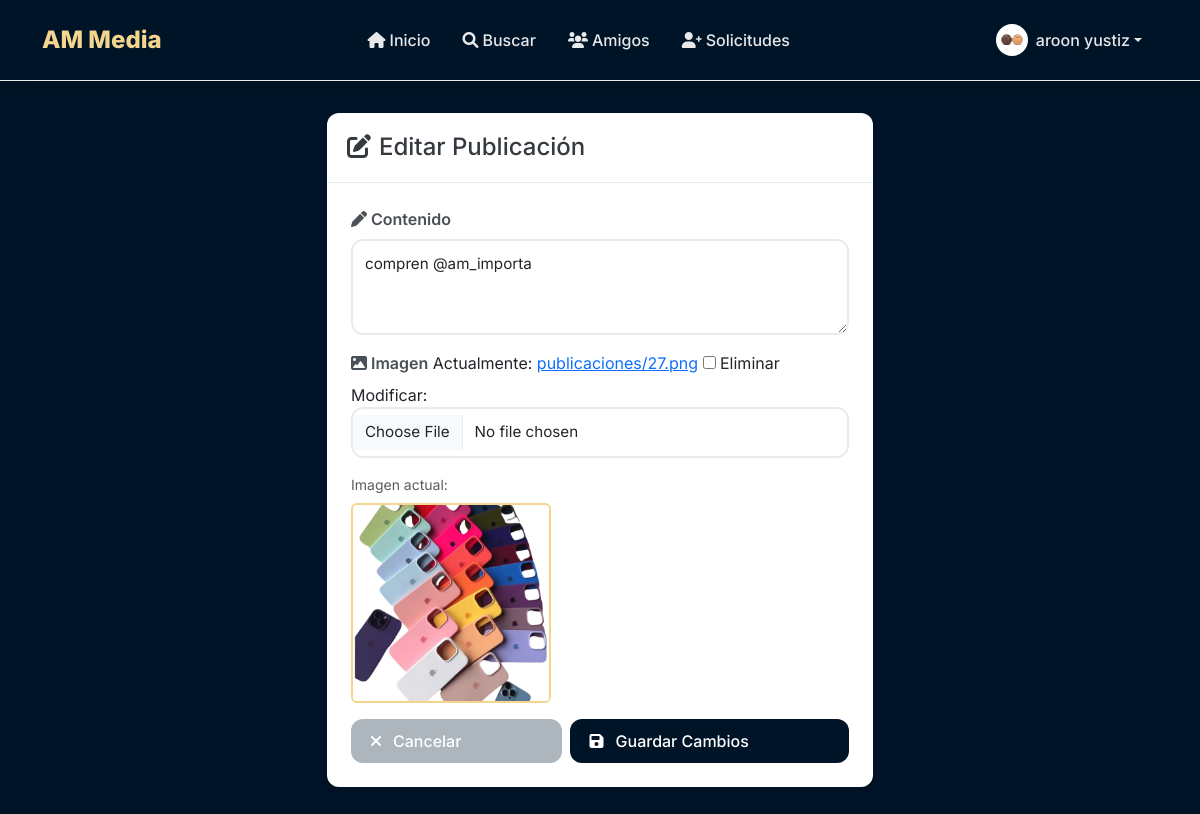
/publicacion/editar/3/ (signed in), run on the app's committed database.
### am/models.py (models this page shows, shortened)
class Perfil(models.Model):
    PRIVACIDAD_CHOICES = [
        ('publico', 'Público'),
        ('amigos', 'Solo amigos'),
        ('privado', 'Privado'),
    ]
    user = models.OneToOneField(User, on_delete=models.CASCADE)
    biografia = models.TextField(blank=True, null=True)
    enlace = models.URLField(blank=True, null=True)
    foto = models.ImageField(upload_to='fotos_perfil/', blank=True, null=True)
    privacidad = models.CharField(max_length=10, choices=PRIVACIDAD_CHOICES, default='publico')
    fecha_nacimiento = models.DateField(blank=True, null=True)
    ubicacion = models.CharField(max_length=100, blank=True, null=True)
    telefono = models.CharField(max_length=15, blank=True, null=True)

class Publicacion(models.Model):
    autor = models.ForeignKey(User, on_delete=models.CASCADE, related_name='publicaciones')
    contenido = models.TextField()
    imagen = models.ImageField(upload_to='publicaciones/', blank=True, null=True)
    fecha_creacion = models.DateTimeField(auto_now_add=True)
    fecha_actualizacion = models.DateTimeField(auto_now=True)
    publicacion_compartida = models.ForeignKey('self', on_delete=models.CASCADE, blank=True, null=True, related_name='compartidas')
    es_compartida = models.BooleanField(default=False)
    class Meta:
        ordering = ['-fecha_creacion']

### am/views.py (the view)
# urls.py: path('publicacion/editar/<int:publicacion_id>/', views.editar_publicacion, name='editar_publicacion'),
@login_required
def editar_publicacion(request, publicacion_id):
    publicacion = get_object_or_404(Publicacion, id=publicacion_id, autor=request.user)
    if request.method == 'POST':
        form = PublicacionForm(request.POST, request.FILES, instance=publicacion)
        if form.is_valid():
            form.save()
            messages.success(request, 'Publicación actualizada exitosamente.')
            return redirect('home')
    else:
        form = PublicacionForm(instance=publicacion)
    return render(request, 'editar_publicacion.html', {'form': form, 'publicacion': publicacion})

### am/forms.py
class PublicacionForm(forms.ModelForm):
    class Meta:
        model = Publicacion
        fields = ['contenido', 'imagen']
        widgets = {
            'contenido': forms.Textarea(attrs={'class': 'form-control', 'rows': 3, 'placeholder': '¿Qué estás pensando?'}),
            'imagen': forms.ClearableFileInput(attrs={'class': 'form-control'}),
        }

### am/templates/editar_publicacion.html (shortened to what this page needs)
<!DOCTYPE html>
<html lang="es">
<head>
    {% load static %}
    <link href="https://cdn.jsdelivr.net/npm/bootstrap@5.3.0/dist/css/bootstrap.min.css" rel="stylesheet">
    <link rel="stylesheet" href="{% static 'css/am-media.css' %}">
    <link rel="stylesheet" href="https://cdnjs.cloudflare.com/ajax/libs/font-awesome/6.0.0/css/all.min.css">
</head>
<body>
    <nav class="navbar navbar-expand-lg navbar-am">
        <div class="container">
            <a class="navbar-brand" href="{% url 'home' %}">AM Media</a>
            <div class="navbar-nav mx-auto">
                <a class="nav-link" href="{% url 'home' %}"><i class="fas fa-home me-1"></i>Inicio</a>
                <a class="nav-link" href="{% url 'buscar_usuarios' %}"><i class="fas fa-search me-1"></i>Buscar</a>
                <a class="nav-link" href="{% url 'mis_amigos' %}"><i class="fas fa-users me-1"></i>Amigos</a>
                <a class="nav-link" href="{% url 'solicitudes_amistad' %}"><i class="fas fa-user-plus me-1"></i>Solicitudes</a>
            </div>
            <div class="d-flex align-items-center">
                <div class="dropdown">
                    <a class="nav-link dropdown-toggle d-flex align-items-center" href="#" role="button" data-bs-toggle="dropdown">
                        {% if user.perfil.foto %}
                            <img src="{{ user.perfil.foto.url }}" class="rounded-circle me-2" width="32" height="32" alt="Mi avatar">
                        {% else %}
                            <div class="rounded-circle me-2 d-flex align-items-center justify-content-center" style="width: 32px; height: 32px; background: #001427; color: white; font-weight: bold; font-size: 0.8rem;">
                                {{ user.username|first|upper }}
                            </div>
                        {% endif %}
                        <span>{{ user.get_full_name|default:user.username }}</span>
                    </a>
                </div>
            </div>
        </div>
    </nav>
    <div class="main-container">
        <div class="container">
            <div class="row justify-content-center">
                <div class="col-lg-8 col-xl-6">
                    <div class="card card-am fade-in-up">
                        <div class="card-header">
                            <h4 class="mb-0"><i class="fas fa-edit me-2"></i>Editar Publicación</h4>
                        </div>
                        <div class="card-body">
                            <form method="post" enctype="multipart/form-data">
                                <div class="mb-3">
                                    <label for="{{ form.contenido.id_for_label }}" class="form-label">
                                        <i class="fas fa-pen me-1"></i>Contenido
                                    </label>
                                    {{ form.contenido }}
                                </div>
                                <div class="mb-3">
                                    <label for="{{ form.imagen.id_for_label }}" class="form-label">
                                        <i class="fas fa-image me-1"></i>Imagen
                                    </label>
                                    {{ form.imagen }}
                                    {% if publicacion.imagen %}
                                        <div class="mt-3">
                                            <p class="small text-muted mb-2">Imagen actual:</p>
                                            <img src="{{ publicacion.imagen.url }}" class="img-fluid rounded" style="max-width: 200px; border: 2px solid var(--accent-color);">
                                        </div>
                                    {% endif %}
                                </div>
                                <div class="d-flex gap-2">
                                    <a href="{% url 'home' %}" class="btn btn-secondary flex-fill">
                                        <i class="fas fa-times me-1"></i>Cancelar
                                    </a>
                                    <button type="submit" class="btn btn-primary flex-fill">
                                        <i class="fas fa-save me-1"></i>Guardar Cambios
                                    </button>
                                </div>
                            </form>
                        </div>
                    </div>
                </div>
            </div>
        </div>
    </div>
</body>
</html>

### static/css/am-media.css (style rules this page uses)
:root { --primary-color: #001427; --primary-light: #708d81; --accent-color: #f4d58d; --danger-color: #bf0603; --success-color: #708d81; --warning-color: #f4d58d; --dark-color: #001427; --light-color: #fefefe; --gray-100: #f8f9fa; --gray-200: #e9ecef; --gray-300: #dee2e6; --gray-400: #ced4da; --gray-500: #adb5bd; --gray-600: #6c757d; --gray-700: #495057; --gray-800: #343a40; --gray-900: #212529; --border-radius: 12px; --shadow-sm: 0 1px 2px 0 rgb(0 0 0 / 0.05); --shadow-md: 0 4px 6px -1px rgb(0 0 0 / 0.1), 0 2px 4px -2px rgb(0 0 0 / 0.1); --shadow-lg: 0 10px 15px -3px rgb(0 0 0 / 0.1), 0 4px 6px -4px rgb(0 0 0 / 0.1); --shadow-xl: 0 20px 25px -5px rgb(0 0 0 / 0.1), 0 8px 10px -6px rgb(0 0 0 / 0.1); }
* { box-sizing: border-box; }
body { font-family: 'Inter', -apple-system, BlinkMacSystemFont, 'Segoe UI', Roboto, sans-serif; background: var(--primary-color); min-height: 100vh; margin: 0; padding: 0; }
.navbar-am { background: var(--primary-color); border-bottom: 1px solid var(--gray-200); box-shadow: var(--shadow-lg); padding: 1rem 0; }
.navbar-brand { font-weight: 800; font-size: 1.5rem; color: var(--accent-color) !important; text-decoration: none; display: flex; align-items: center; gap: 0.5rem; }
.nav-link { color: rgba(255, 255, 255, 0.9) !important; font-weight: 500; padding: 0.5rem 1rem !important; border-radius: var(--border-radius); transition: all 0.3s ease; position: relative; }
.main-container { background: var(--primary-color); min-height: calc(100vh - 80px); padding: 2rem 0; }
.card { border: none; border-radius: var(--border-radius); box-shadow: var(--shadow-md); transition: all 0.3s ease; background: white; overflow: hidden; }
.card-header { background: linear-gradient(135deg, var(--gray-50) 0%, var(--gray-100) 100%); border-bottom: 1px solid var(--gray-200); padding: 1.25rem; font-weight: 600; color: var(--gray-800); }
.card-body { padding: 1.5rem; }
.btn { border-radius: var(--border-radius); font-weight: 500; padding: 0.625rem 1.25rem; transition: all 0.3s ease; border: none; text-decoration: none; display: inline-flex; align-items: center; gap: 0.5rem; }
.btn-primary { background: var(--primary-color); color: white; }
.btn-secondary { background: var(--gray-500); color: white; }
.form-control { border: 2px solid var(--gray-200); border-radius: var(--border-radius); padding: 0.75rem; transition: all 0.3s ease; font-size: 0.95rem; }
.form-label { font-weight: 600; color: var(--gray-700); margin-bottom: 0.5rem; }
.fade-in-up { animation: fadeInUp 0.6s ease-out; }

### data on the page
Publicacion: contenido "compren @am_importa", imagen (picture)

### other printed values
{{ user.get_full_name|default:user.username }} "aroon yustiz"
